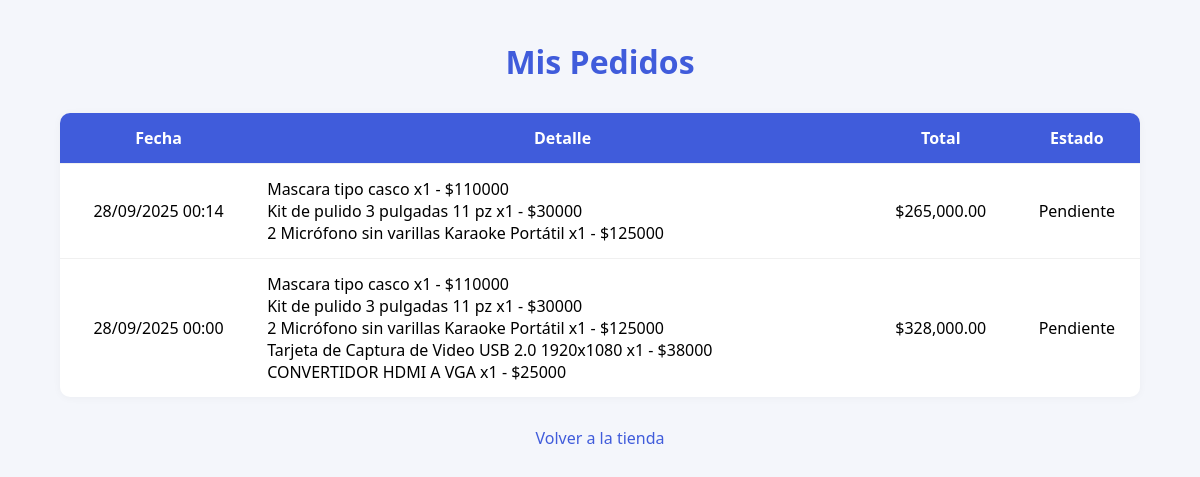
The app's page /mis-pedidos/ (signed in), older data.
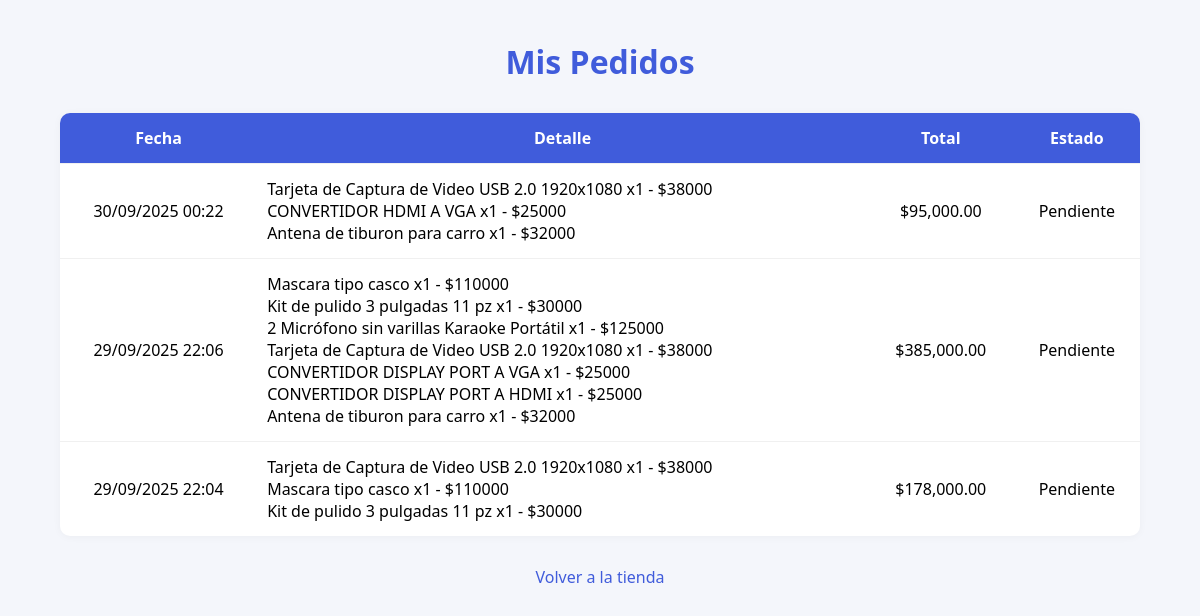
The same page, newer data.
### core/models.py (models this page shows, shortened)
class Pedido(models.Model):
     user = models.ForeignKey(SimpleUser, on_delete=models.CASCADE)
     nombre = models.CharField(max_length=100)
     direccion = models.CharField(max_length=255)
     ciudad = models.CharField(max_length=100)
     departamento = models.CharField(max_length=100)
     codigo_postal = models.CharField(max_length=20)
     total = models.DecimalField(max_digits=10, decimal_places=2)
     fecha = models.DateTimeField(auto_now_add=True)
     detalles = models.TextField()  # Puedes guardar el resumen del carrito aquí

### core/views.py (the view)
# urls.py: path('mis-pedidos/', mis_pedidos, name='mis_pedidos'),  # URL pattern for viewing user orders
def mis_pedidos(request):
    if request.user.is_authenticated:
        email = request.user.email
        try:
            simple_user = SimpleUser.objects.get(email=email)
        except SimpleUser.DoesNotExist:
            return HttpResponse("No tienes pedidos registrados.", status=404)
        pedidos = Pedido.objects.filter(user=simple_user).order_by('-fecha')
    else:
        return redirect('login')  # O muestra un mensaje de error
    return render(request, 'mis_pedidos.html', {'pedidos': pedidos})

### core/templates/mis_pedidos.html (shortened to what this page needs)
{% load humanize %}
{% load static %}
<!DOCTYPE html>
<html lang="es">
    <link rel="stylesheet" href="{% static 'css/mis_pedidos.css' %}">
<head>
</head>
<body>
    <h1>Mis Pedidos</h1>
    {% if pedidos %}
        <table>
            <thead>
                <tr>
                    <th>Fecha</th>
                    <th>Detalle</th>
                    <th>Total</th>
                    <th>Estado</th>
                </tr>
            </thead>
            <tbody>
                {% for pedido in pedidos %}
                <tr>
                    <td>{{ pedido.fecha|date:"d/m/Y H:i" }}</td>
                    <td><pre>{{ pedido.detalles }}</pre></td>
                    <td>${{ pedido.total|intcomma }}</td>
                    <td>Pendiente</td>
                </tr>
                {% endfor %}
            </tbody>
        </table>
    {% else %}
        <p>No tienes pedidos registrados.</p>
    {% endif %}
    <a href="{% url 'store' %}">Volver a la tienda</a>
</body>
</html>

Row changes from the older to the newer data that the page shows:
removed Pedido: fecha "28/09/2025 00:14", detalles "Mascara tipo casco x1 - $110000 Kit de pulido 3 pulgadas 11 pz x1 - $30000 2 Micrófono sin varillas Karaoke Portátil x1 - $125000", total "265,000.00"
removed Pedido: fecha "28/09/2025 00:00", detalles "Mascara tipo casco x1 - $110000 Kit de pulido 3 pulgadas 11 pz x1 - $30000 2 Micrófono sin varillas Karaoke Portátil x1 - $125000 Tarjeta de Captura de Video USB 2.0 1920x1080 x1 - $38000 CONVERTIDOR HDMI A VGA x1 - $25000", total "328,000.00"
added Pedido: fecha "30/09/2025 00:22", detalles "Tarjeta de Captura de Video USB 2.0 1920x1080 x1 - $38000 CONVERTIDOR HDMI A VGA x1 - $25000 Antena de tiburon para carro x1 - $32000", total "95,000.00"
added Pedido: fecha "29/09/2025 22:06", detalles "Mascara tipo casco x1 - $110000 Kit de pulido 3 pulgadas 11 pz x1 - $30000 2 Micrófono sin varillas Karaoke Portátil x1 - $125000 Tarjeta de Captura de Video USB 2.0 1920x1080 x1 - $38000 CONVERTIDOR DISPLAY PORT A VGA x1 - $25000 CONVERTIDOR DISPLAY PORT A HDMI x1 - $25000 Antena de tiburon para carro x1 - $32000", total "385,000.00"
added Pedido: fecha "29/09/2025 22:04", detalles "Tarjeta de Captura de Video USB 2.0 1920x1080 x1 - $38000 Mascara tipo casco x1 - $110000 Kit de pulido 3 pulgadas 11 pz x1 - $30000", total "178,000.00"
